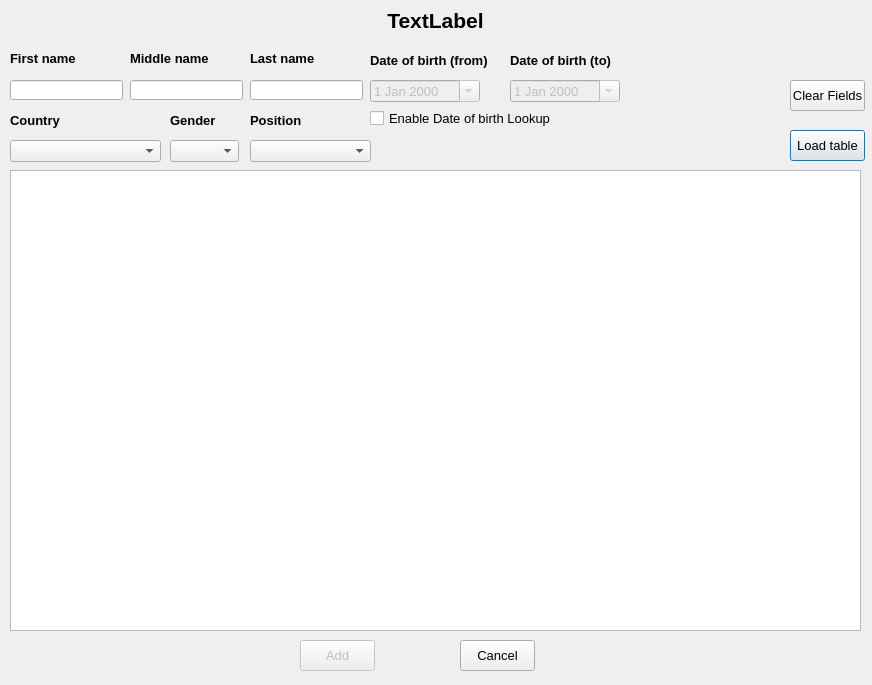
<?xml version="1.0" encoding="UTF-8"?>
<ui version="4.0">
 <class>MovieCastAddModifyForm</class>
 <widget class="QDialog" name="MovieCastAddModifyForm">
  <property name="geometry">
   <rect>
    <x>0</x>
    <y>0</y>
    <width>872</width>
    <height>685</height>
   </rect>
  </property>
  <property name="font">
   <font>
    <pointsize>10</pointsize>
   </font>
  </property>
  <property name="windowTitle">
   <string>Dialog</string>
  </property>
  <property name="windowIcon">
   <iconset resource="MyResources.qrc">
    <normaloff>:/Images/cast pic.png</normaloff>:/Images/cast pic.png</iconset>
  </property>
  <widget class="QLineEdit" name="ledFirstName">
   <property name="geometry">
    <rect>
     <x>10</x>
     <y>80</y>
     <width>113</width>
     <height>20</height>
    </rect>
   </property>
   <property name="text">
    <string/>
   </property>
  </widget>
  <widget class="QLabel" name="label_3">
   <property name="geometry">
    <rect>
     <x>250</x>
     <y>50</y>
     <width>91</width>
     <height>16</height>
    </rect>
   </property>
   <property name="font">
    <font>
     <pointsize>10</pointsize>
     <weight>75</weight>
     <bold>true</bold>
    </font>
   </property>
   <property name="text">
    <string>Last name</string>
   </property>
   <property name="wordWrap">
    <bool>true</bool>
   </property>
  </widget>
  <widget class="QLineEdit" name="ledLastName">
   <property name="geometry">
    <rect>
     <x>250</x>
     <y>80</y>
     <width>113</width>
     <height>20</height>
    </rect>
   </property>
   <property name="text">
    <string/>
   </property>
  </widget>
  <widget class="QCheckBox" name="chkDOB">
   <property name="geometry">
    <rect>
     <x>370</x>
     <y>110</y>
     <width>191</width>
     <height>17</height>
    </rect>
   </property>
   <property name="text">
    <string>Enable Date of birth Lookup</string>
   </property>
  </widget>
  <widget class="QDateEdit" name="dedDOBTo">
   <property name="enabled">
    <bool>false</bool>
   </property>
   <property name="geometry">
    <rect>
     <x>510</x>
     <y>80</y>
     <width>110</width>
     <height>22</height>
    </rect>
   </property>
   <property name="calendarPopup">
    <bool>true</bool>
   </property>
  </widget>
  <widget class="QDateEdit" name="dedDOBFrom">
   <property name="enabled">
    <bool>false</bool>
   </property>
   <property name="geometry">
    <rect>
     <x>370</x>
     <y>80</y>
     <width>110</width>
     <height>22</height>
    </rect>
   </property>
   <property name="calendarPopup">
    <bool>true</bool>
   </property>
  </widget>
  <widget class="QComboBox" name="cbxPosition">
   <property name="geometry">
    <rect>
     <x>250</x>
     <y>140</y>
     <width>121</width>
     <height>22</height>
    </rect>
   </property>
  </widget>
  <widget class="QTableView" name="tvwTable">
   <property name="geometry">
    <rect>
     <x>10</x>
     <y>170</y>
     <width>851</width>
     <height>461</height>
    </rect>
   </property>
  </widget>
  <widget class="QPushButton" name="pbtLoadTable">
   <property name="geometry">
    <rect>
     <x>790</x>
     <y>130</y>
     <width>75</width>
     <height>31</height>
    </rect>
   </property>
   <property name="text">
    <string>Load table</string>
   </property>
  </widget>
  <widget class="QLineEdit" name="ledMiddleName">
   <property name="geometry">
    <rect>
     <x>130</x>
     <y>80</y>
     <width>113</width>
     <height>20</height>
    </rect>
   </property>
   <property name="text">
    <string/>
   </property>
  </widget>
  <widget class="QComboBox" name="cbxCountry">
   <property name="geometry">
    <rect>
     <x>10</x>
     <y>140</y>
     <width>151</width>
     <height>22</height>
    </rect>
   </property>
  </widget>
  <widget class="QLabel" name="label_4">
   <property name="geometry">
    <rect>
     <x>370</x>
     <y>50</y>
     <width>141</width>
     <height>21</height>
    </rect>
   </property>
   <property name="font">
    <font>
     <pointsize>10</pointsize>
     <weight>75</weight>
     <bold>true</bold>
    </font>
   </property>
   <property name="text">
    <string>Date of birth (from)</string>
   </property>
   <property name="wordWrap">
    <bool>true</bool>
   </property>
  </widget>
  <widget class="QLabel" name="label_8">
   <property name="geometry">
    <rect>
     <x>250</x>
     <y>110</y>
     <width>101</width>
     <height>21</height>
    </rect>
   </property>
   <property name="font">
    <font>
     <pointsize>10</pointsize>
     <weight>75</weight>
     <bold>true</bold>
    </font>
   </property>
   <property name="text">
    <string>Position</string>
   </property>
   <property name="wordWrap">
    <bool>true</bool>
   </property>
  </widget>
  <widget class="QLabel" name="label_7">
   <property name="geometry">
    <rect>
     <x>170</x>
     <y>110</y>
     <width>61</width>
     <height>21</height>
    </rect>
   </property>
   <property name="font">
    <font>
     <pointsize>10</pointsize>
     <weight>75</weight>
     <bold>true</bold>
    </font>
   </property>
   <property name="text">
    <string>Gender</string>
   </property>
   <property name="wordWrap">
    <bool>true</bool>
   </property>
  </widget>
  <widget class="QPushButton" name="pbtClearFields">
   <property name="enabled">
    <bool>true</bool>
   </property>
   <property name="geometry">
    <rect>
     <x>790</x>
     <y>80</y>
     <width>75</width>
     <height>31</height>
    </rect>
   </property>
   <property name="text">
    <string>Clear Fields</string>
   </property>
  </widget>
  <widget class="QLabel" name="label_5">
   <property name="geometry">
    <rect>
     <x>510</x>
     <y>50</y>
     <width>131</width>
     <height>21</height>
    </rect>
   </property>
   <property name="font">
    <font>
     <pointsize>10</pointsize>
     <weight>75</weight>
     <bold>true</bold>
    </font>
   </property>
   <property name="text">
    <string>Date of birth (to)</string>
   </property>
   <property name="wordWrap">
    <bool>true</bool>
   </property>
  </widget>
  <widget class="QComboBox" name="cbxGender">
   <property name="geometry">
    <rect>
     <x>170</x>
     <y>140</y>
     <width>69</width>
     <height>22</height>
    </rect>
   </property>
  </widget>
  <widget class="QLabel" name="label_6">
   <property name="geometry">
    <rect>
     <x>10</x>
     <y>110</y>
     <width>71</width>
     <height>21</height>
    </rect>
   </property>
   <property name="font">
    <font>
     <pointsize>10</pointsize>
     <weight>75</weight>
     <bold>true</bold>
    </font>
   </property>
   <property name="text">
    <string>Country</string>
   </property>
   <property name="wordWrap">
    <bool>true</bool>
   </property>
  </widget>
  <widget class="QLabel" name="label_2">
   <property name="geometry">
    <rect>
     <x>130</x>
     <y>50</y>
     <width>91</width>
     <height>16</height>
    </rect>
   </property>
   <property name="font">
    <font>
     <pointsize>10</pointsize>
     <weight>75</weight>
     <bold>true</bold>
    </font>
   </property>
   <property name="text">
    <string>Middle name</string>
   </property>
   <property name="wordWrap">
    <bool>true</bool>
   </property>
  </widget>
  <widget class="QLabel" name="label">
   <property name="geometry">
    <rect>
     <x>10</x>
     <y>50</y>
     <width>91</width>
     <height>16</height>
    </rect>
   </property>
   <property name="font">
    <font>
     <pointsize>10</pointsize>
     <weight>75</weight>
     <bold>true</bold>
    </font>
   </property>
   <property name="text">
    <string>First name</string>
   </property>
   <property name="wordWrap">
    <bool>true</bool>
   </property>
  </widget>
  <widget class="QPushButton" name="pbtOk">
   <property name="enabled">
    <bool>false</bool>
   </property>
   <property name="geometry">
    <rect>
     <x>300</x>
     <y>640</y>
     <width>75</width>
     <height>31</height>
    </rect>
   </property>
   <property name="text">
    <string>Add</string>
   </property>
  </widget>
  <widget class="QPushButton" name="pbtCancel">
   <property name="geometry">
    <rect>
     <x>460</x>
     <y>640</y>
     <width>75</width>
     <height>31</height>
    </rect>
   </property>
   <property name="text">
    <string>Cancel</string>
   </property>
  </widget>
  <widget class="QLabel" name="lblTitle">
   <property name="geometry">
    <rect>
     <x>10</x>
     <y>10</y>
     <width>851</width>
     <height>20</height>
    </rect>
   </property>
   <property name="font">
    <font>
     <pointsize>16</pointsize>
     <weight>75</weight>
     <bold>true</bold>
    </font>
   </property>
   <property name="text">
    <string>TextLabel</string>
   </property>
   <property name="alignment">
    <set>Qt::AlignCenter</set>
   </property>
  </widget>
 </widget>
 <resources>
  <include location="MyResources.qrc"/>
 </resources>
 <connections/>
</ui>
